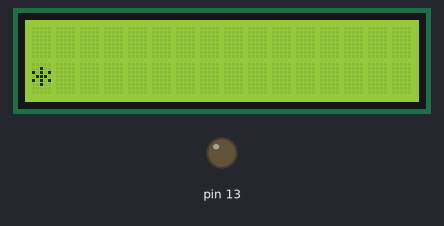
This sketch was run on a simulated Arduino Uno, built with avr-gcc and run on an emulated ATmega328P. Shown: 16×2 character LCD, output pins drawn as LEDs (lit = HIGH).

Above: at 0.14 s.
At 0.76 s:
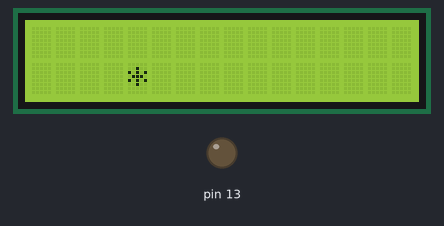
At 1.38 s:
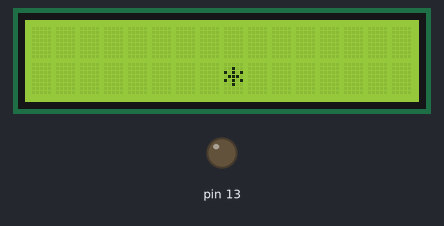
At 2.61 s:
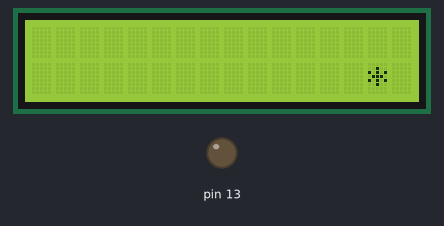
At 3.85 s:
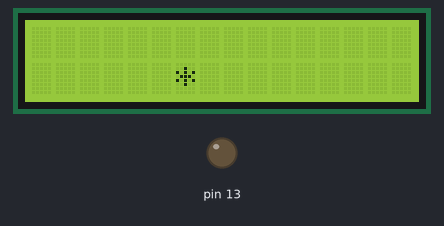
At 5.09 s:
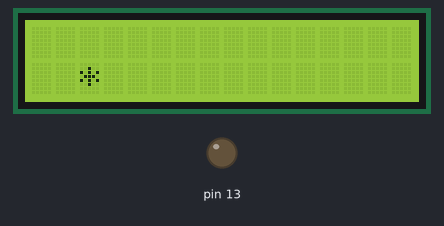

The sketch:

LcdTest2.ino
```cpp
#include <LiquidCrystal_I2C.h>
#include <Wire.h>

LiquidCrystal_I2C lcd(0x27,16,2);


int BlockFitst = 0;
int BlockLast = 15;
int minSpeed = 0;
int maxSpeed = 20;
int blockCnt;
int delayTime;
int rate = 2;
int delayset4 = 150;

void setup()
{
pinMode(13, OUTPUT);
lcd.backlight();
lcd.init();
}

void loop()
{

/*for(delayTime = minSpeed; delayTime <= maxSpeed; delayTime=delayTime+rate)
{
     set3();//執行set3內容
}


for(delayTime = maxSpeed; delayTime >= minSpeed; delayTime=delayTime-rate)
{
    set3();//執行set3內容
}*/
for (blockCnt = BlockFitst; blockCnt <= BlockLast; blockCnt++)
    {
    set4();

    }
for (blockCnt = BlockLast-1; blockCnt > BlockFitst; blockCnt--)
    {
    set4();
    }
}


//以下都是小function


void set1()
{
lcd.setCursor(blockCnt,1);
lcd.print("*");
delay(delayTime);
//依序顯示*字號
}

void set2()
{
lcd.setCursor(blockCnt,1);
lcd.print(" ");
delay(delayTime);
//依序顯示空白
}

void set3()
{
    //執行顯示*字號之後再以空白字元洗掉*字號
    for(blockCnt = BlockFitst; blockCnt <= BlockLast; blockCnt++)
    {
    set1();//執行set1內容
    }
    for(blockCnt = BlockFitst; blockCnt <= BlockLast; blockCnt++)
    {
    set2();//執行set2內容
    }
}


void set4()//*字號依序閃滅
{
lcd.setCursor(blockCnt,1);
lcd.print("*");
delay(delayset4);
lcd.setCursor(blockCnt,1);
lcd.print(" ");
delay(1);


}
```

Measured:
- by itself, everything shown: repeats every 4.6 s, in 30 steps
